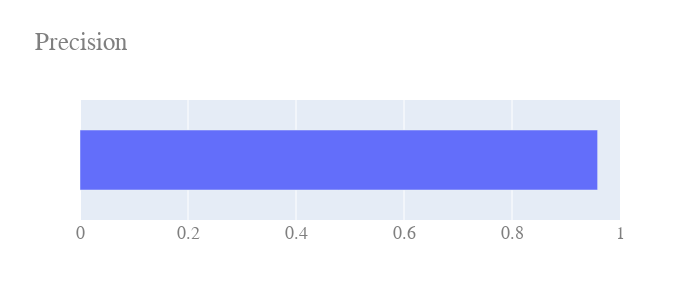
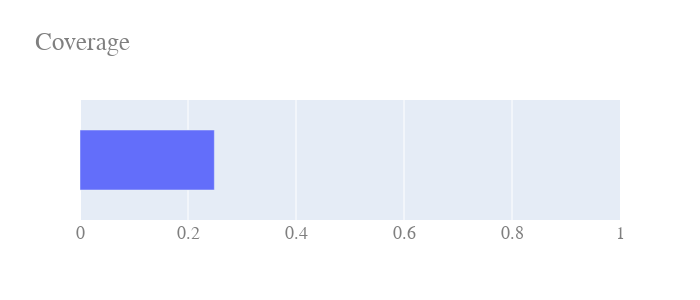

The code cell stored with these charts, in order, in its notebook:
### Markdown cell above
Show precision. How likely predictions using the Anchor features would produce the same result.

### Code cell
show_bar([exp['precision']],[''],"Precision")
show_bar([exp['coverage']],[''],"Coverage")

### Figure 1 — Plotly figure (JSON) as saved in the notebook; plotly's stock layout.template omitted (floating-point values rounded to 4 significant figures)
{"data": [{"orientation": "h", "type": "bar", "width": [0.5], "x": [0.9586], "y": [""]}], "layout": {"autosize": false, "font": {"color": "#7f7f7f", "family": "Courier New, monospace", "size": 18}, "height": 300, "title": {"text": "Precision"}, "width": 700, "xaxis": {"range": [0, 1]}}}

### Figure 2 — Plotly figure (JSON) as saved in the notebook; plotly's stock layout.template omitted (floating-point values rounded to 4 significant figures)
{"data": [{"orientation": "h", "type": "bar", "width": [0.5], "x": [0.2488], "y": [""]}], "layout": {"autosize": false, "font": {"color": "#7f7f7f", "family": "Courier New, monospace", "size": 18}, "height": 300, "title": {"text": "Coverage"}, "width": 700, "xaxis": {"range": [0, 1]}}}
